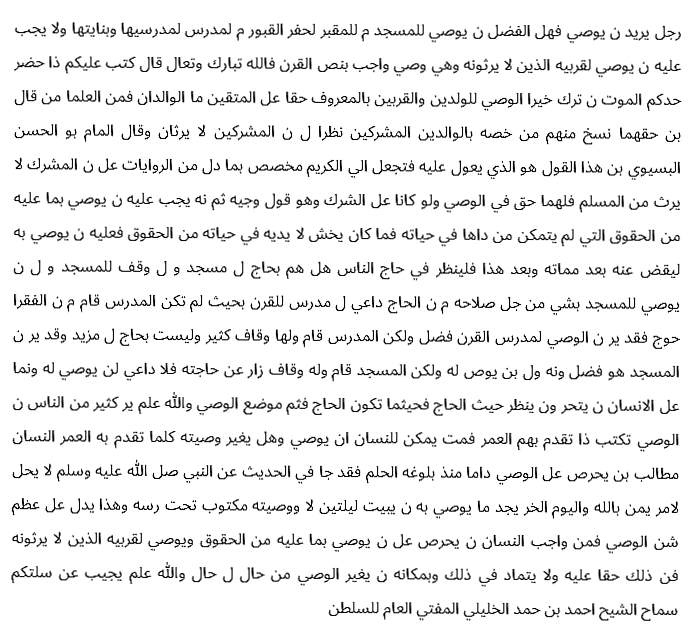
#> input picture original_word.png, 693 x 638 px
$ python -i feat_test.py   (imports and definitions only)
#> lines starting #> are read from the running program, lines starting #| are printed output that depends on the picture; after the words box and inside, x2 and y2 are one past the last pixel; in counts of white or black regions, pixels touching at a corner belong together
import cv2
import numpy as np
import math
import operator

# 1.exact width and height
def crop_image(img):
    img_height, img_width = img.shape
    first_row = img_height
    first_col = img_width
    last_row = 0
    last_col = 0
    for i in range(img_height):
        for j in range(img_width):
            if img[i][j] == 0:
                first_row = min(first_row, i)
                first_col = min(first_col, j)
                last_row = max(last_row, i)
                last_col = max(last_col, j)
    cropped = img[first_row:last_row, first_col:last_col]
    # cv2.imshow("img",cropped)
    return cropped

def horizontal_transitions(img):
    horizontal =0
    height, width = img.shape
    for i in range(height):
        for j in range(1, width):
            if (img[i][j] != img[i][j-1]):
                horizontal +=1
    return horizontal
# 4. Vertical transitions
def vertical_transitions(img):
    vertical = 0
    height, width = img.shape
    for j in range(width):
        for i in range(1, height):
            if img[i][j] != img[i-1][j]:
                vertical +=1
    return vertical

def get_Regions(img):
    height,width = img.shape
    Region_1 = img[:height//2, :width//2]
    Region_2 = img[:height//2, width//2+1:]
    Region_3 = img[height//2+1:, :width//2]
    Region_4 = img[height//2+1:, width//2+1:]
    Regions = [Region_1, Region_2, Region_3, Region_4]
    # [4 lines of commented-out code are left out]
    return Regions

def getFeatureVector(cropped_img):
    FeatureVector = []
    height, width = cropped_img.shape
    regions = get_Regions(cropped_img)
    black = []
    white = []
    for region in regions:
        b = np.sum(region == 0)
        w = np.sum(region == 255)
        black.append(b)
        white.append(w)
    FeatureVector.append(height/width) #1. height/width
    char_size = np.sum(black)
    b = char_size
    w = np.sum(white)
    FeatureVector.append(char_size) # add.1 char size/area #where the foregroung is the black
    if w ==0 :
        FeatureVector.append(1)
    else:
        FeatureVector.append(b/w) #2.black/white
    FeatureVector.append(horizontal_transitions(cropped_img)) # 3. horizontal transitions
    FeatureVector.append(vertical_transitions(cropped_img)) # 4. Vertical transitions

    for i in range(4):
        if white[i] == 0:
            FeatureVector.append(1)
        else:
            FeatureVector.append(black[i]/white[i])
        FeatureVector.append(black[i]/char_size) #add.2 distribution features: for each quadrat -> Q/A
    #distribution features: for halves
    FeatureVector.append((black[0]+black[1])/char_size) # U/A
    FeatureVector.append((black[2]+black[3])/char_size) # Lo/A
    FeatureVector.append((black[0]+black[2])/char_size) # Le/A
    FeatureVector.append((black[1]+black[3])/char_size) # R/A
    for i in range(3):
        for j in range(i+1, 4):
            if black[j] ==0:
                FeatureVector.append(1)
            else:
                FeatureVector.append(black[i]/black[j])
    (cx, cy), nu12, nu02, nu20 = contours_and_cetroid(cropped_img)
    FeatureVector.append(cx) #add.centroid may be helpful
    FeatureVector.append(cy)
    FeatureVector.append(nu12)
    FeatureVector.append(nu02)
    FeatureVector.append(nu20)
    z = Zernike_moment(cropped_img)
    FeatureVector.append(z)
    #print(FeatureVector)
    return FeatureVector

def contours_and_cetroid(img):
    image_gray = cv2.bitwise_not(img) #white char
    contours, _ = cv2.findContours(image_gray, cv2.RETR_TREE, cv2.CHAIN_APPROX_SIMPLE)
    cnt = contours[0]
    M = cv2.moments(cnt)
    if M['m00'] != 0:
        cx = int(M['m10']/M['m00']) #get char centroid
        cy = int(M['m01']/M['m00'])
    else:
        #print("most probably there is error in segmentation, this is an empty image")
        cx, cy = 0, 0
    return (cx, cy), M['nu12'], M['nu02'], M['nu20']

def Zernike_moment(img):
    Vnm = 0
    hight, width = img.shape
    ch, cw = hight/2, width/2
    d = math.sqrt(hight **2 + width**2)
    for index, x in np.ndenumerate(img):
        if x == 0 :
            continue
        vect = tuple(map(operator.sub, index, (ch, cw)))
        rough = math.sqrt(vect[0]**2 + vect[1]**2)
        Rnm = 2* rough**2
        Vnm += Rnm
    Anm = Vnm * 3 / 3.14
    return Anm

>>> import cv2
>>> picture = cv2.imread('../original_word.png', cv2.IMREAD_GRAYSCALE)
#> picture is the input picture: shape (638, 693); min 0, max 255, mean 238.4
>>> result = getFeatureVector(picture)
#> in get_Regions, `Region_1 = img[:height//2, :width//2]`:
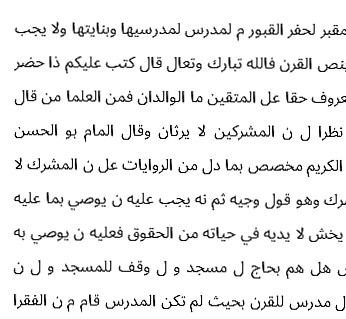
#> Region_1: shape (319, 346); min 0, max 255, mean 238
#> in get_Regions, `Region_2 = img[:height//2, width//2+1:]`:
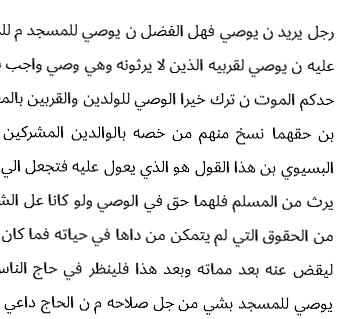
#> Region_2: shape (319, 346); min 0, max 255, mean 237.7
#> in get_Regions, `Region_3 = img[height//2+1:, :width//2]`:
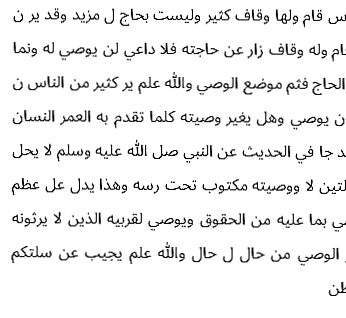
#> Region_3: shape (318, 346); min 0, max 255, mean 239.6
#> in get_Regions, `Region_4 = img[height//2+1:, width//2+1:]`:
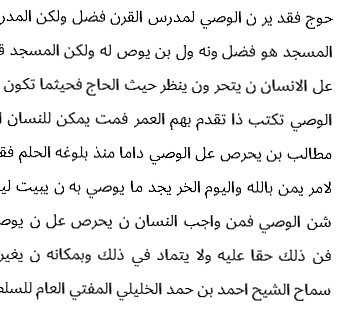
#> Region_4: shape (318, 346); min 0, max 255, mean 238
#> in getFeatureVector, `regions = get_Regions(cropped_img)`: regions = 4 items
#> the loop in getFeatureVector, `for region in regions:` made 4 passes
#> (b, w) on passes 1 to 4: (709, 94920), (719, 94649), (672, 96112), (696, 94659)
#> after the loop in getFeatureVector, `for region in regions:`: black = [709, 719, 672, 696]; white = [94920, 94649, 96112, 94659]
#> in getFeatureVector, `char_size = np.sum(black)`: char_size = 2796
#> in getFeatureVector, `w = np.sum(white)`: w = 380340
#> after the loop in getFeatureVector, `for i in range(4):`: FeatureVector = [0.921, 2796, 0.00735, 75512, 73392, 0.00747, 0.254, 0.0076, 0.257, 0.00699, 0.24, 0.00735, 0.249]
#> after the loop in getFeatureVector, `for i in range(3):`: FeatureVector = [0.921, 2796, 0.00735, 75512, 73392, 0.00747, 0.254, 0.0076, 0.257, 0.00699, 0.24, 0.00735, 0.249, 0.511, 0.489, 0.494, 0.506, 0.986, 1.06, 1.02, 1.07, 1.03, 0.966]
#> in contours_and_cetroid, `image_gray = cv2.bitwise_not(img)`:
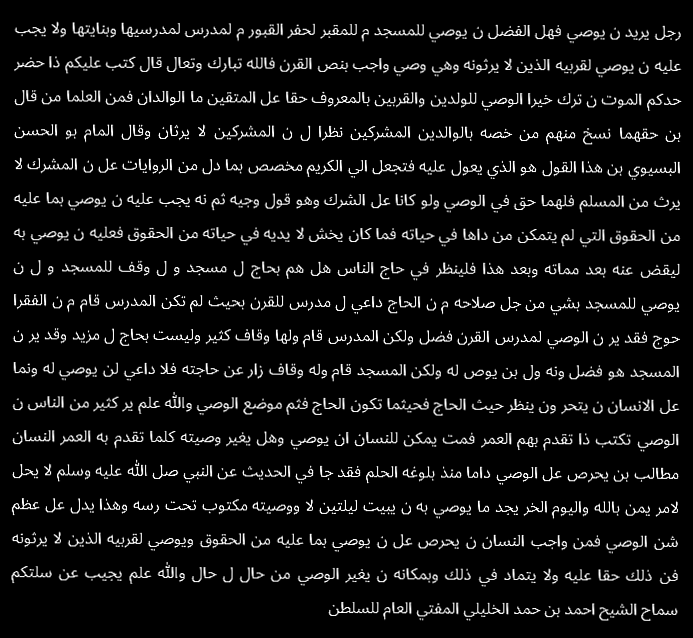
#> image_gray: shape (638, 693); min 0, max 255, mean 16.6
#> in contours_and_cetroid, `contours, _ = cv2.findContours(image_gray, cv2.RETR_TREE, cv2.CHAIN_AP..`: contours = 1380 contours, 839 with area under 20; largest, box (x1, y1, x2, y2) and area: (247, 161, 303, 174) 211, (620, 127, 659, 142) 204, (435, 262, 477, 278) 202, (393, 568, 438, 584) 201, (243, 401, 283, 415) 194
#> in contours_and_cetroid, `cnt = contours[0]`: cnt = [[466, 618], [466, 620], [470, 620], [470, 618]]
#> in contours_and_cetroid, `M = cv2.moments(cnt)`: M = moments, m00 8, centre m10/m00, m01/m00 = (468, 619)
#> in contours_and_cetroid, `cx = int(M['m10']/M['m00'])`: cx = 468
#> in contours_and_cetroid, `cy = int(M['m01']/M['m00'])`: cy = 619
#> in getFeatureVector, `(cx, cy), nu12, nu02, nu20 = contours_and_cetroid(cropped_img)`: cx = 468; cy = 619; nu12 = 4.01e-10; nu02 = 0.0417; nu20 = 0.167
#> the loop in Zernike_moment, `for index, x in np.ndenumerate(img):` made 442134 passes
#> (index, vect, rough, Rnm, Vnm) on passes 1 to 3: ((0, 0), (-319, -346.5), 471, 443646.5, 443646.5), ((0, 1), (-319, -345.5), 470.2, 442262.5, 885909), ((0, 2), (-319, -344.5), 469.5, 440882.5, 1326791.5)
#> after the loop in Zernike_moment, `for index, x in np.ndenumerate(img):`: Vnm = 6.5e+10
#> in Zernike_moment, `Anm = Vnm * 3 / 3.14`: Anm = 6.21e+10
#> result = 29 values, max 6.21e+10 at index 28, min 4.01e-10 at index 25, mean 2.14e+09
